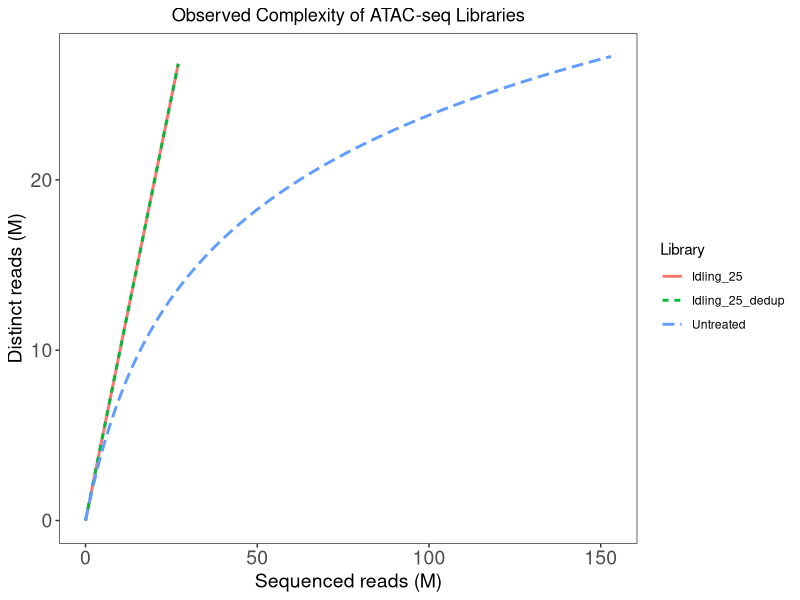
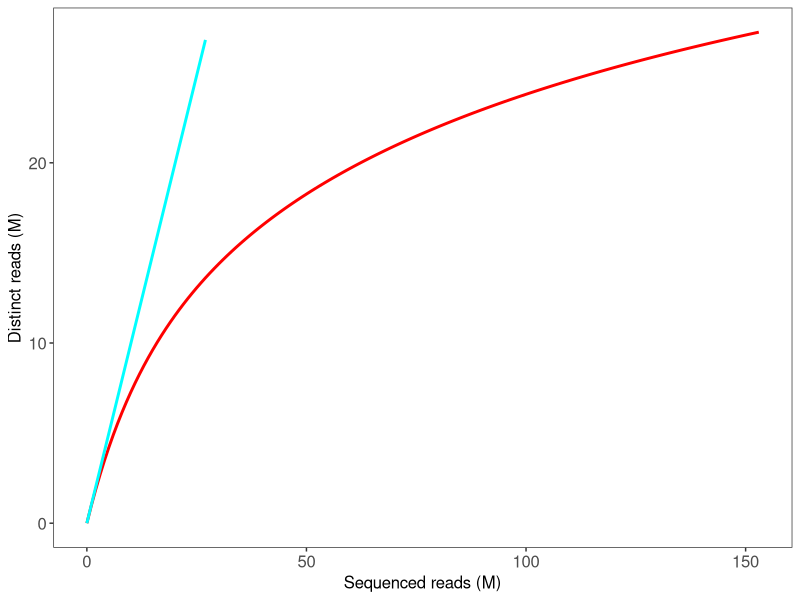
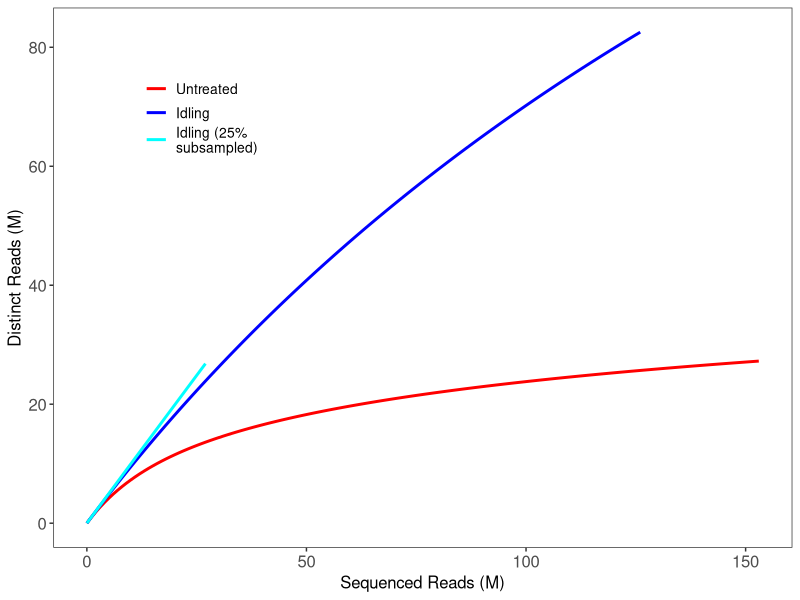
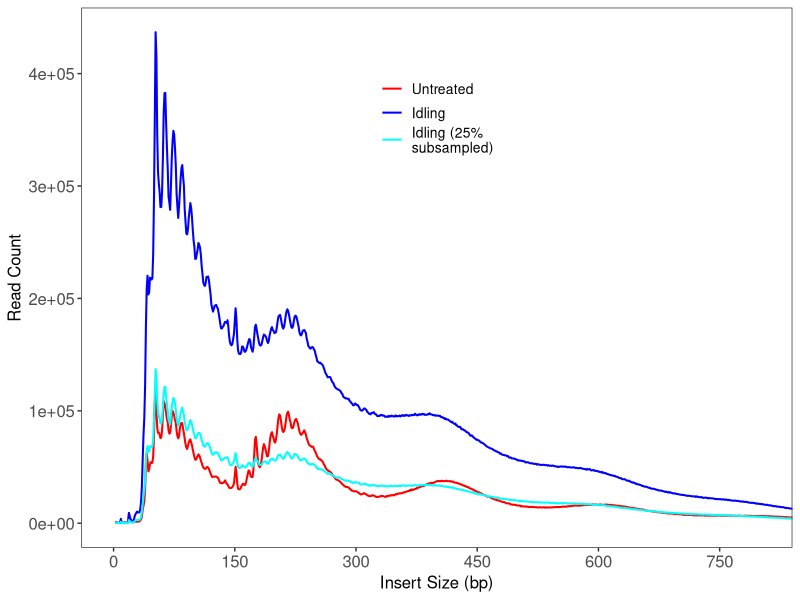
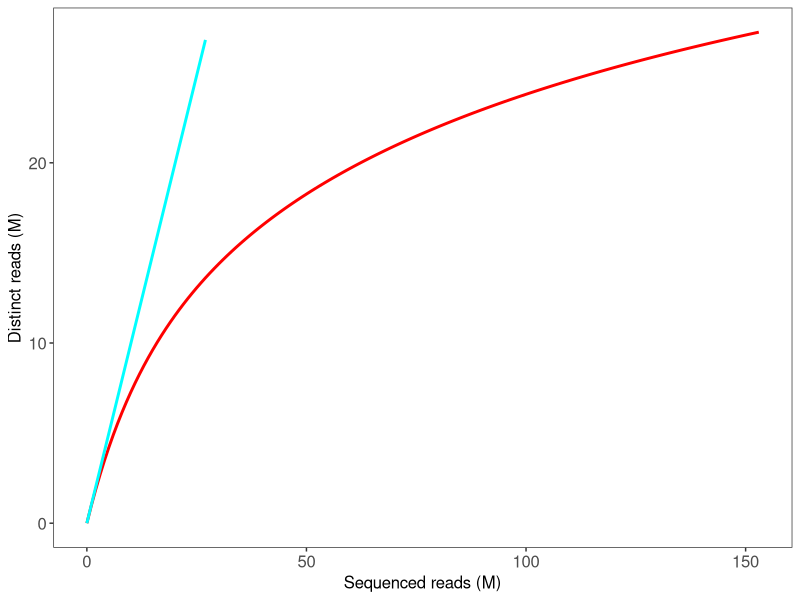
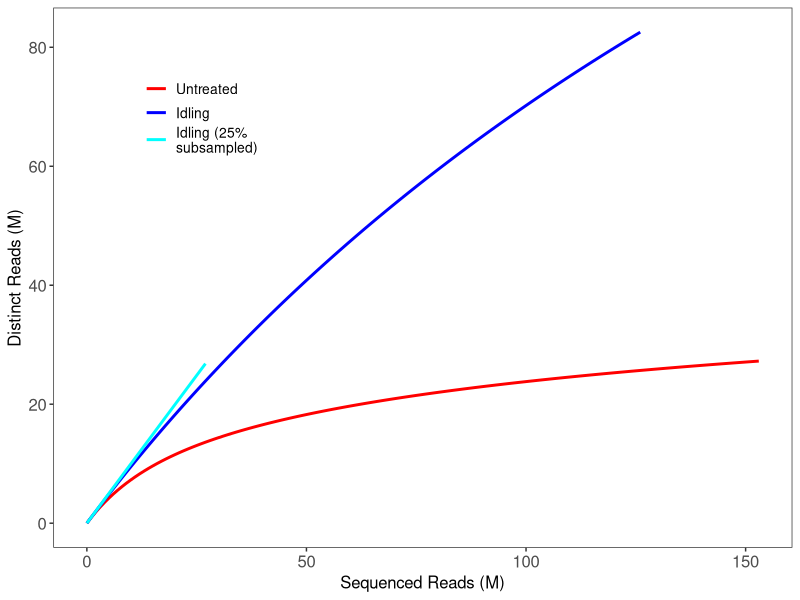
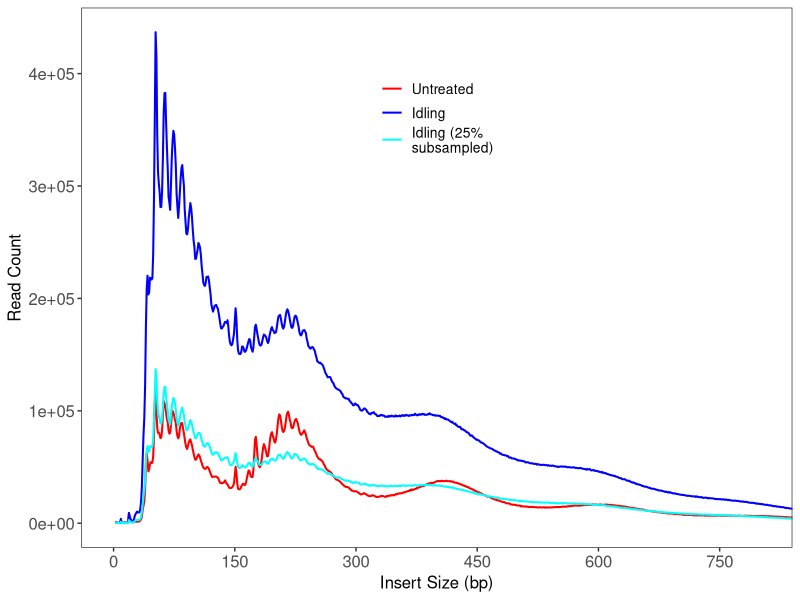

These figures' R source, in order:
library(tidyverse)
library(ggpubr)

# if (Sys.getenv("RSTUDIO") == "1") {
#   setwd(dirname(rstudioapi::getActiveDocumentContext()$path))
# }

# UT_lc_res <- read_tsv('/Volumes/Transcend/ATACseq/preseq_results/trimmed_3334-CH-1-TAGGCATG-ACTGCATA_S121_aligned_sorted_lcExtrapResults.txt') %>%
#   mutate(Library="Untreated")
# 
# I_lc_res_25 <- read_tsv('idling_subsample_25p_lcExtrapResults.txt') %>%
#   mutate(Library="Idling_25")
# I_lc_res_33 <- read_tsv('idling_subsample_33p_lcExtrapResults.txt') %>%
#   mutate(Library="Idling_33")
# I_lc_res_50 <- read_tsv('idling_subsample_33p_lcExtrapResults.txt') %>%
#   mutate(Library="Idling_50")
# 
# I_lc_res_25_dedup <- read_tsv('idling_subsample_25p_dedup_lcExtrapResults.txt') %>%
#   mutate(Library="Idling_25_dedup")
# I_lc_res_33_dedup <- read_tsv('idling_subsample_33p_dedup_lcExtrapResults.txt') %>%
#   mutate(Library="Idling_33_dedup")
# I_lc_res_50_dedup <- read_tsv('idling_subsample_50p_dedup_lcExtrapResults.txt') %>%
#   mutate(Library="Idling_50_dedup")
# 
# lc_res <- bind_rows(UT_lc_res, I_lc_res_25, I_lc_res_33, I_lc_res_50,
#                     I_lc_res_25_dedup, I_lc_res_33_dedup, I_lc_res_50_dedup)
# 
# lc_res <- as.data.frame(lc_res)
# 
# ggplot(lc_res) + theme_bw() +
#   geom_ribbon(aes(x=TOTAL_READS/10^6, 
#                   ymin=LOWER_0.95CI/10^6, 
#                   ymax=UPPER_0.95CI/10^6, 
#                   fill=Library), alpha = 0.4) +
#   geom_line(aes(x=TOTAL_READS/10^6, 
#                 y=EXPECTED_DISTINCT/10^6, 
#                 color=Library), 
#             size=1, linetype="dashed") 

#####

c_res_UT <- 
  read_tsv(file.path('..', 'data', 'trimmed_3334-CH-1-TAGGCATG-ACTGCATA_S121_aligned_sorted_cCurveResults.txt')) %>%
  mutate(Library="Untreated")

c_res_I <- 
  read_tsv(file.path('..', 'data', 'trimmed_3334-CH-2-CGTACTAG-CTCTCTAT_S122_aligned_sorted_cCurveResults.txt')) %>%
  mutate(Library="Idling")

c_res_I_25 <- 
  read_tsv(file.path('..', 'data', 'idling_subsample_25p_dedup_cCurveResults.txt')) %>%
  mutate(Library="Idling_25")
c_res_I_33 <- 
  read_tsv(file.path('..', 'data', 'idling_subsample_33p_dedup_cCurveResults.txt')) %>%
  mutate(Library="Idling_33")
c_res_I_50 <- 
  read_tsv(file.path('..', 'data', 'idling_subsample_50p_dedup_cCurveResults.txt')) %>%
  mutate(Library="Idling_50")

c_res_I_25_dedup <- 
  read_tsv(file.path('..', 'data', 'idling_subsample_25p_dedup_cCurveResults.txt')) %>%
  mutate(Library="Idling_25_dedup")
c_res_I_33_dedup <- 
  read_tsv(file.path('..', 'data', 'idling_subsample_33p_dedup_cCurveResults.txt')) %>%
  mutate(Library="Idling_33_dedup")
c_res_I_50_dedup <- 
  read_tsv(file.path('..', 'data', 'idling_subsample_50p_dedup_cCurveResults.txt')) %>%
  mutate(Library="Idling_50_dedup")

c_res <- bind_rows(c_res_UT, c_res_I_25, c_res_I_25_dedup)

c_res <- as.data.frame(c_res)

ggplot(c_res) + theme_bw() +
  geom_line(aes(x=total_reads/10^6, 
                y=distinct_reads/10^6, 
                color=Library, linetype = Library), 
            linewidth=1) + 
  # coord_cartesian(x=c(0,75), y=c(0,37.5)) +
  xlab("Sequenced reads (M)") + 
  ylab("Distinct reads (M)") +
  ggtitle("Observed Complexity of ATAC-seq Libraries") +
  # scale_x_continuous(breaks = seq(0, 75, by = 5)) +
  # scale_y_continuous(breaks = seq(0, 37.5, by = 2.5)) +
  theme(plot.title = element_text(hjust = 0.5),
        plot.subtitle = element_text(hjust = 0.5),
        legend.position = "right",
        axis.text=element_text(size=14),
        axis.title=element_text(size=14),
        panel.grid.major = element_blank(), 
        panel.grid.minor = element_blank())

# Final plots comparing libraries
## Not modified
c_res_full <- bind_rows(c_res_UT, c_res_I)
c_res_full <- as.data.frame(c_res_full)
c_res_full$Library <- factor(c_res_full$Library, 
                             levels = c("Untreated", "Idling"))

## Idling subsampled (25%)
c_res_sub <- bind_rows(c_res_UT, c_res_I_25)
c_res_sub <- as.data.frame(c_res_sub)
c_res_sub$Library <- factor(c_res_sub$Library, 
                            levels = c("Untreated", "Idling_25"))

# ## Not modified plot
# ggplot(c_res_full) + theme_bw() +
#   geom_line(aes(x=total_reads/10^6, 
#                 y=distinct_reads/10^6, 
#                 color=Library), 
#             size=1) + 
#   xlab("Sequenced reads (M)") + 
#   ylab("Distinct reads (M)") +
#   # ggtitle("Observed Complexity of ATAC-seq Libraries") +
#   scale_color_manual(values = c("red", "blue")) +
#   theme(plot.title = element_text(hjust = 0.5),
#         plot.subtitle = element_text(hjust = 0.5),
#         legend.position = "none",
#         axis.text=element_text(size=12),
#         axis.title=element_text(size=12),
#         panel.grid.major = element_blank(), 
#         panel.grid.minor = element_blank()) +
#   ggsave("cCurve_Observed_SKMEL5.pdf", width = 4, height = 3)

# Idling subsampled plot
ggplot(c_res_sub) + theme_bw() +
  geom_line(aes(x=total_reads/10^6, 
                y=distinct_reads/10^6, 
                color=Library), 
            size=1) + 
  xlab("Sequenced reads (M)") + 
  ylab("Distinct reads (M)") +
  # ggtitle("Observed Complexity of ATAC-seq Libraries") +
  scale_color_manual(values = c("red", "cyan")) +
  theme(plot.title = element_text(hjust = 0.5),
        plot.subtitle = element_text(hjust = 0.5),
        legend.position = "none",
        axis.text=element_text(size=12),
        axis.title=element_text(size=12),
        panel.grid.major = element_blank(), 
        panel.grid.minor = element_blank()) 
ggsave("cCurve_IdlingSubsampled_SKMEL5.pdf", width = 4, height = 3)


#### Insert Size Metrics (ISM)
# # Not deduplicate
# ## Untreated
# insert_UT <- read_tsv('/Volumes/Transcend/ATACseq/preseq_results/trimmed_3334-CH-1-TAGGCATG-ACTGCATA_S121_aligned_sorted_ISM.txt', 
#                       skip = 10) %>%
#   mutate(Library="Untreated")
# insert_UT <- mutate(insert_UT, cpm=(All_Reads.fr_count/sum(insert_UT$All_Reads.fr_count))*1e6)
# 
# ## Idling
# insert_I <- read_tsv('/Volumes/Transcend/ATACseq/preseq_results/trimmed_3334-CH-2-CGTACTAG-CTCTCTAT_S122_aligned_sorted_ISM.txt', 
#                      skip = 10) %>%
#   mutate(Library="Idling")
# insert_I <- mutate(insert_I, cpm=(All_Reads.fr_count/sum(insert_I$All_Reads.fr_count))*1e6)
# 
# insert_all <- bind_rows(insert_UT, insert_I)
# insert_all$Library <- factor(insert_all$Library, 
#                              levels = c("Untreated", "Idling"))
# 
# ggplot(insert_all, aes(x=insert_size, y=cpm, color=Library)) +
#   geom_line(size = 0.7) +
#   facet_grid(.~Library) +
#   scale_color_manual(values = c("red", "blue", "purple", "green", "orange")) +
#   coord_cartesian(x=c(0,800)) +
#   xlab("Insert Size (bp)") + 
#   ylab("Counts per Million") +
#   ggtitle("Insert Size Distribution of ATAC-seq Libraries", subtitle = "0-800bp") +
#   scale_x_continuous(breaks = seq(0, 900, by = 150)) +
#   theme_bw() +
#   theme(plot.title = element_text(hjust = 0.5),
#         plot.subtitle = element_text(hjust = 0.5),
#         legend.position = "none",
#         axis.text=element_text(size=14),
#         axis.title=element_text(size=14),
#         panel.grid.major = element_blank(), 
#         panel.grid.minor = element_blank()) 

# Deduplicated
## Normal
## Untreated
insert_UT_dedup <- read_tsv('../data/untreated_dedup_ISM.txt', 
                      skip = 10) %>%
  mutate(Library="Untreated")
insert_UT_dedup <- 
  mutate(insert_UT_dedup, 
         cpm=(All_Reads.fr_count/sum(insert_UT_dedup$All_Reads.fr_count))*1e6)

## Idling
insert_I_dedup <- 
  read_tsv(file.path('..', 'data', 'idling_dedup_ISM.txt'), skip = 10) %>%
  mutate(Library="Idling")
insert_I_dedup <- 
  mutate(insert_I_dedup, 
         cpm=(All_Reads.fr_count/sum(insert_I_dedup$All_Reads.fr_count))*1e6)

## Subsampled Idling
## 25 percent
insert_I_25_dedup <- 
  read_tsv(file.path('..', 'data', 'idling_subsample_25p_dedup_ISM.txt'), skip = 10) %>%
  mutate(Library="Idling_25")
insert_I_25_dedup <- 
  mutate(insert_I_25_dedup, 
         cpm=(All_Reads.fr_count/sum(insert_I_25_dedup$All_Reads.fr_count))*1e6)

## 33 percent
insert_I_33_dedup <- 
  read_tsv(file.path('..', 'data', 'idling_subsample_33p_dedup_ISM.txt'), skip = 10) %>%
  mutate(Library="Idling_33")
insert_I_33_dedup <- 
  mutate(insert_I_33_dedup, 
         cpm=(All_Reads.fr_count/sum(insert_I_33_dedup$All_Reads.fr_count))*1e6)

## 50 percent
insert_I_50_dedup <- 
  read_tsv(file.path('..', 'data', 'idling_subsample_50p_dedup_ISM.txt'), skip = 10) %>%
  mutate(Library="Idling_50")
insert_I_50_dedup <- 
  mutate(insert_I_50_dedup, 
         cpm=(All_Reads.fr_count/sum(insert_I_50_dedup$All_Reads.fr_count))*1e6)

insert_all_dedup <- bind_rows(insert_UT_dedup, insert_I_dedup, insert_I_25_dedup, 
                              insert_I_33_dedup, insert_I_50_dedup)
insert_all_dedup$Library <- 
  factor(insert_all_dedup$Library, 
         levels = c("Untreated", "Idling", "Idling_25", "Idling_33", "Idling_50"))

# ggplot(insert_all_dedup, aes(x=insert_size, y=All_Reads.fr_count, color=Library)) +
#   geom_line(size = 0.7) +
#   facet_grid(.~Library) +
#   scale_color_manual(values = c("red", "blue", "purple", "green", "orange")) +
#   coord_cartesian(x=c(0,800)) +
#   xlab("Insert Size (bp)") + 
#   ylab("Read Count") +
#   ggtitle("Insert Size Distribution of ATAC-seq Libraries", subtitle = "0-800bp") +
#   scale_x_continuous(breaks = seq(0, 900, by = 150)) +
#   theme_bw() +
#   theme(plot.title = element_text(hjust = 0.5),
#         plot.subtitle = element_text(hjust = 0.5),
#         legend.position = "none",
#         axis.text=element_text(size=14),
#         axis.title=element_text(size=14),
#         panel.grid.major = element_blank(), 
#         panel.grid.minor = element_blank()) 

### Final Plots from subsampled libraries
insert_subsampled_dedup <- bind_rows(insert_UT_dedup, insert_I_25_dedup)
insert_subsampled_dedup$Library <- factor(insert_subsampled_dedup$Library, 
                                        levels = c("Untreated", "Idling_25"))

# ggplot(insert_observed_dedup, aes(x=insert_size, y=All_Reads.fr_count, color=Library)) +
#   geom_line(size = 0.7) +
#   scale_color_manual(values = c("red", "blue")) +
#   coord_cartesian(x=c(0,800)) +
#   xlab("Insert Size (bp)") +
#   ylab("Read Count") +
#   # ggtitle("Insert Size Distribution of ATAC-seq Libraries", subtitle = "0-800bp") +
#   scale_x_continuous(breaks = seq(0, 900, by = 150)) +
#   theme_bw() +
#   theme(plot.title = element_text(hjust = 0.5),
#         plot.subtitle = element_text(hjust = 0.5),
#         legend.position = "none",
#         axis.text=element_text(size=14),
#         axis.title=element_text(size=14),
#         panel.grid.major = element_blank(), 
#         panel.grid.minor = element_blank()) +
#   ggsave("ISM_Observed_SKMEL5.pdf", width = 4, height = 3)

# ggplot(insert_subsampled_dedup, aes(x=insert_size, y=All_Reads.fr_count, color=Library)) +
#   geom_line(size = 0.7) +
#   scale_color_manual(values = c("red", "cyan")) +
#   coord_cartesian(x=c(0,800)) +
#   xlab("Insert Size (bp)") +
#   ylab("Read Count") +
#   # ggtitle("Insert Size Distribution of ATAC-seq Libraries", subtitle = "0-800bp") +
#   scale_x_continuous(breaks = seq(0, 900, by = 150)) +
#   theme_bw() +
#   theme(plot.title = element_text(hjust = 0.5),
#         plot.subtitle = element_text(hjust = 0.5),
#         legend.position = "none",
#         axis.text=element_text(size=14),
#         axis.title=element_text(size=14),
#         panel.grid.major = element_blank(), 
#         panel.grid.minor = element_blank()) +
#   ggsave("ISM_IdlingSubsampled_SKMEL5.pdf", width = 4, height = 3)

# Create legend for colors
c_res_colors <- bind_rows(c_res_UT, c_res_I, c_res_I_25)
c_res_colors <- as.data.frame(c_res_colors)
c_res_colors$Library <- 
  factor(c_res_colors$Library, levels = c("Untreated", "Idling", "Idling_25"))

########### FIGURE S3A ###########
ggplot(c_res_colors) + theme_bw() +
  geom_line(aes(x=total_reads/10^6, 
                y=distinct_reads/10^6, 
                color=Library), 
            size=1) + 
  xlab("Sequenced Reads (M)") + 
  ylab("Distinct Reads (M)") +
  # ggtitle("Observed Complexity of ATAC-seq Libraries") +
  scale_color_manual(values = c("red", "blue", "cyan"), 
                     labels = c('Untreated', 'Idling', 'Idling (25%\nsubsampled)')) +
  theme(plot.title = element_text(hjust = 0.5),
        plot.subtitle = element_text(hjust = 0.5),
        legend.title = element_blank(), legend.text = element_text(size=10),
        legend.position = c(0.2, 0.8),
        axis.text=element_text(size=12),
        axis.title=element_text(size=12),
        panel.grid.major = element_blank(), 
        panel.grid.minor = element_blank())
ggsave("cCurve_colors_SKMEL5.pdf", width = 4, height = 3)
##################################

insert_colors_dedup <- bind_rows(insert_UT_dedup, insert_I_dedup, insert_I_25_dedup)
insert_colors_dedup$Library <- factor(insert_colors_dedup$Library, 
                                        levels = c("Untreated", "Idling", "Idling_25"))

########### FIGURE S3B ###########
plt_color <- ggplot(insert_colors_dedup, aes(x=insert_size, y=All_Reads.fr_count, color=Library)) +
  geom_line(size = 0.7) +
  scale_color_manual(values = c("red", "blue", "cyan"), 
                     labels = c('Untreated', 'Idling', 'Idling (25%\nsubsampled)')) +
  coord_cartesian(x=c(0,800)) +
  xlab("Insert Size (bp)") +
  ylab("Read Count") +
  scale_x_continuous(breaks = seq(0, 900, by = 150)) +
  theme_bw() +
  theme(plot.title = element_text(hjust = 0.5),
        plot.subtitle = element_text(hjust = 0.5),
        legend.title = element_blank(), legend.text = element_text(size=10),
        legend.position = c(0.5, 0.8),
        axis.text=element_text(size=12),
        axis.title=element_text(size=12),
        panel.grid.major = element_blank(), 
        panel.grid.minor = element_blank()) 
plt_color
ggsave("ISM_colors_SKMEL5.pdf", width = 4, height = 3)
##################################
# leg <- get_legend(plt_color)
# as_ggplot(leg)
# ggsave("ATAClib_colors_legend.pdf")
